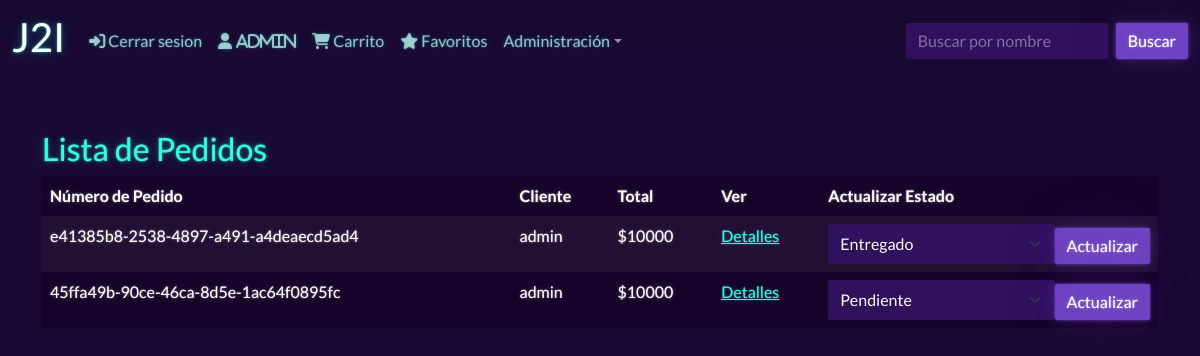
/pedidos_adm/ (signed in), run on an earlier commit of the app's database.
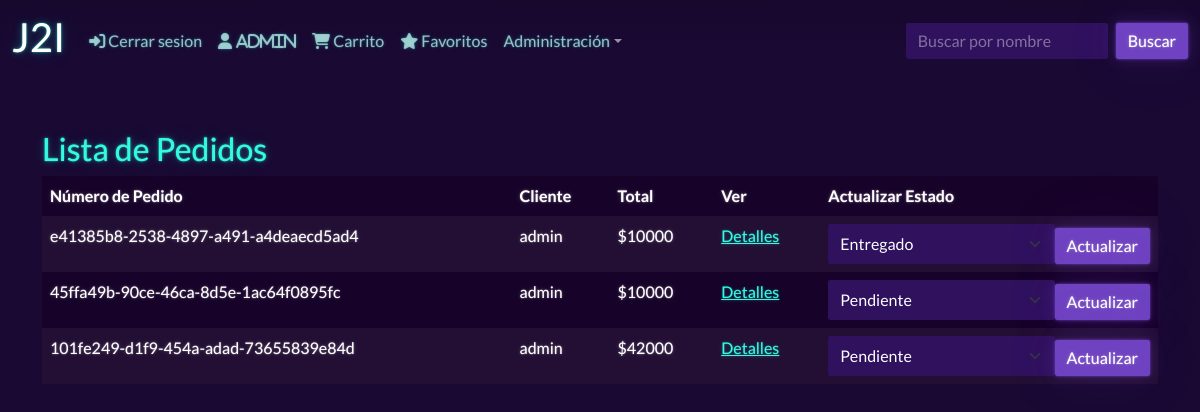
And on a later commit of the database.
### app/models.py (models this page shows, shortened)
class Boleta (models.Model):
    ESTADOS_BOLETA = [
        ('pendiente', 'Pendiente'),
        ('enviado', 'Enviado'),
        ('entregado', 'Entregado'),
        ('cancelado', 'Cancelado')
    ]
    id = models.UUIDField(primary_key=True, default=uuid.uuid4, editable=False)
    fechaVenta = models.DateTimeField(auto_now_add=True)
    cliente = models.ForeignKey(User,on_delete=models.CASCADE)
    completada = models.BooleanField(default=False)
    estado = models.CharField(max_length=20, choices=ESTADOS_BOLETA, default='pendiente')
    @property
    def get_total(self):
        detalle = self.detalle_boleta_set.all()
        total = sum([item.producto.valor * item.cantidad_productos for item in detalle])
        return total

class Detalle_boleta (models.Model):
    producto = models.ForeignKey(Producto, on_delete=models.CASCADE)
    boleta = models.ForeignKey(Boleta, on_delete=models.CASCADE)
    cantidad_productos = models.IntegerField(default=0)

class Producto(models.Model):
    id=models.IntegerField( primary_key=True ,default=uuid.uuid4, null=False)
    nombre_p = models.CharField( max_length=50,null=False)
    desc = models.CharField( max_length=500,default = 'Sin descripcion',null=False)
    imagen = models.ImageField("Imagen", upload_to='add_producto', null=True)
    valor = models.IntegerField(null=False)

### app/views.py (the view)
# urls.py: path('pedidos_adm/', pedidos_adm, name='pedidos_adm'),
@permission_required('app,view_detalle_boleta')
def pedidos_adm(request):
    boletas = Boleta.objects.filter(completada=True)
    data = {'boletas': boletas}
    return render(request,"app/pedidos_adm.html",data)

### app/templates/app/pedidos_adm.html (shortened to what this page needs)
{% extends "app/base.html" %}
{% load static %}
{% block contenido %}
<div class="container mt-5 content" id="admin-contenido">
    <h2 class="mt-5 titulo-blanco">Lista de Pedidos</h2>
    <table class="table table-dark table-striped">
        <thead>
            <tr>
                <th class="subtitulo-blanco">Número de Pedido</th>
                <th class="subtitulo-blanco">Cliente</th>
                <th class="subtitulo-blanco">Total</th>
                <th class="subtitulo-blanco">Ver</th>
                <th class="subtitulo-blanco">Actualizar Estado</th>
            </tr>
        </thead>
        <tbody>
            {% for boleta in boletas %}
            <tr>
                <td>{{ boleta.id }}</td>
                <td>{{ boleta.cliente }}</td>
                <td>${{ boleta.get_total }}</td>
                <td><a href="{% url 'detalle_boleta' boleta.id %}">Detalles</a></td>
                <td>
                    <form class= "d-flex" method="POST" action="{% url 'actualizar_estado_boleta' boleta.id %}">
                        <select name="estado" class="form-select">
                            {% for key, value in boleta.ESTADOS_BOLETA %}
                                <option value="{{ key }}" {% if boleta.estado == key %}selected{% endif %}>{{ value }}</option>
                            {% endfor %}
                        </select>
                        <button type="submit" class="btn btn-primary mt-1">Actualizar</button>
                    </form>
                </td>
            </tr>
            {% endfor %}
        </tbody>
    </table>
</div>
{% endblock contenido %}

What changed in the data, as far as the page shows it:
added Boleta: id "101fe249-d1f9-454a-adad-73655839e84d", cliente "admin", get_total "42000", estado "Pendiente"
